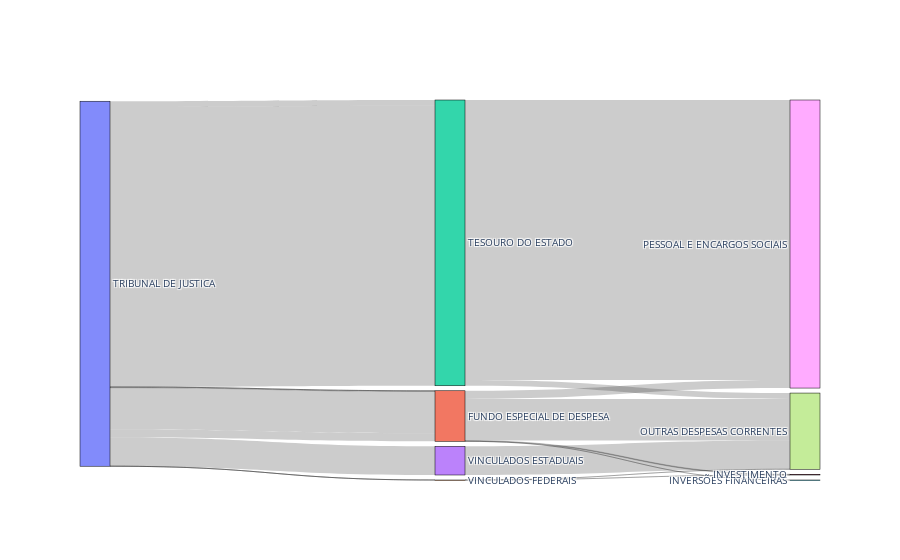

Notebook cell for this chart:
### Code cell
# cols = ['orgaos','unidade','programas','acao']
source = ['orgao','fonte_de_recursos']
target = ['fonte_de_recursos','grupo']
valor  = 'valor'

df_final,df = sankey_plot(educacao,source,target,valor)

### Figure 1 — Plotly figure (JSON) as saved in the notebook; plotly's stock layout.template omitted (floating-point values rounded to 4 significant figures)
{"data": [{"domain": {"x": [0, 1], "y": [0, 1]}, "link": {"source": [0, 0, 0, 0, 0, 0, 0, 0, 0, 1, 1, 1, 1, 2, 2, 3, 4, 4], "target": [1, 1, 1, 1, 2, 2, 3, 4, 4, 5, 6, 7, 8, 7, 8, 7, 6, 7], "value": [10, 24698182, 1405571632, 274053479, 196701157, 9440341122, 967810978, 40, 40, 10, 24698182, 1405571632, 274053479, 196701157, 9440341122, 967810978, 40, 40]}, "node": {"label": ["TRIBUNAL DE JUSTICA", "FUNDO ESPECIAL DE DESPESA", "TESOURO DO ESTADO", "VINCULADOS ESTADUAIS", "VINCULADOS FEDERAIS", "INVERSÕES FINANCEIRAS", "INVESTIMENTO", "OUTRAS DESPESAS CORRENTES", "PESSOAL E ENCARGOS SOCIAIS"], "line": {"color": "black", "width": 0.5}, "pad": 5, "thickness": 30}, "orientation": "h", "type": "sankey"}], "layout": {"autosize": true, "font": {"size": 10}}}
